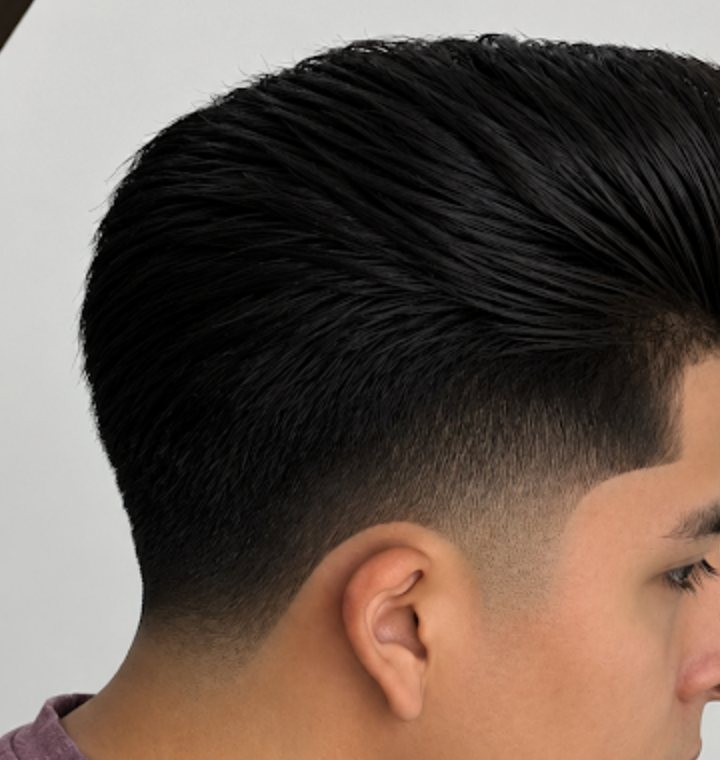
#> input picture esencia-studio/img/corte.jpg, 720 x 760 px
$ python -i generar_demos.py   (imports and definitions only)
#> lines starting #> are read from the running program, lines starting #| are printed output that depends on the picture
#!/usr/bin/env python3
"""Genera demos automáticas para los mejores prospectos.
Uso: python3 generar_demos.py <API_KEY> <leads.json> <N> <repo_dir> <salida_lote.json>
Por negocio: baja fotos y reseñas (Place Details), saca su paleta de colores de las fotos ("kit de marca")
y escribe <repo>/<slug>/index.html + img/. Evita cadenas/sucursales y reparte rubros.
"""
import sys, json, os, re, io, html, colorsys, urllib.request, urllib.parse, collections
from PIL import Image
KEY, LEADS, N, REPO, OUT = sys.argv[1], sys.argv[2], int(sys.argv[3]), sys.argv[4], sys.argv[5]
E = html.escape

R = {  # rubro -> textos y estilo (sin precios inventados)
 "restaurante": ("Restaurante", "Ver la carta", "pedir o reservar", "Reservar mesa", "Sabores que dan ganas de <em>volver</em>",
   [("🍽️","Almuerzos","Platos caseros y del día."),("🥩","A la carta","Lo mejor de la cocina."),("🎉","Grupos","Cumpleaños y reuniones."),("🛵","Para llevar","Pide y pasa a recoger.")], "Lora"),
 "pizzería": ("Pizzería", "Ver pizzas", "pedir", "Pedir ahora", "Pizza recién salida del <em>horno</em>",
   [("🍕","Pizzas","Clásicas y de la casa."),("🧀","Ingredientes","Frescos todos los días."),("🛵","Delivery","Directo a tu puerta."),("👨‍👩‍👧","Para compartir","Ideal para el grupo.")], "Anton"),
 "hamburguesería": ("Hamburguesas", "Ver el menú", "pedir", "Pedir ahora", "Hamburguesas que se <em>notan</em>",
   [("🍔","Burgers","Smash, dobles y de la casa."),("🍟","Acompañantes","Papas y más."),("🥤","Combos","Para cada antojo."),("🛵","Delivery","Pide por WhatsApp.")], "Anton"),
 "cafetería": ("Cafetería", "Ver la carta", "pedir o reservar", "Reservar mesa", "Tu lugar para un buen <em>café</em>",
   [("☕","Café","Espresso, filtrados y fríos."),("🥐","Pastelería","Dulce y salado del día."),("🍳","Desayunos","Para empezar bien."),("💻","Para quedarse","Wifi y buen ambiente.")], "Lora"),
 "pastelería": ("Pastelería", "Ver productos", "encargar", "Encargar ahora", "Dulces hechos con <em>cariño</em>",
   [("🎂","Tortas","Para cumpleaños y eventos."),("🧁","Postres","Del día, en vitrina."),("🎁","Encargos","Personalizados."),("☕","Para acompañar","Café y bebidas.")], "Lora"),
 "heladería": ("Heladería", "Ver sabores", "pedir", "Pedir ahora", "El antojo más <em>fresco</em>",
   [("🍨","Helados","Sabores de la casa."),("🍧","Postres","Copas y especiales."),("🎉","Eventos","Para tus fiestas."),("🛵","Para llevar","Pide por WhatsApp.")], "Lora"),
 "barbería": ("Barbería", "Ver servicios", "reservar un turno", "Reservar turno", "Tu mejor corte, <em>sin esperas</em>",
   [("✂️","Cortes","Clásicos y modernos."),("🧔","Barba","Perfilado y toalla caliente."),("💈","Diseños","Fade, líneas y más."),("📅","Turnos","Reserva por WhatsApp.")], "Anton"),
 "salón de belleza": ("Salón de belleza", "Ver servicios", "reservar", "Reservar cita", "Tu momento para verte <em>increíble</em>",
   [("💇‍♀️","Cabello","Cortes, color y peinados."),("💅","Uñas","Manicure y pedicure."),("✨","Tratamientos","Hidratación y más."),("👰","Eventos","Novias y quinceañeras.")], "Lora"),
 "uñas nail bar": ("Nail bar", "Ver servicios", "reservar", "Reservar cita", "Uñas que <em>enamoran</em>",
   [("💅","Manicure","Semipermanente y gel."),("🦶","Pedicure","Spa de pies."),("🎨","Diseños","Nail art a tu gusto."),("📅","Citas","Reserva por WhatsApp.")], "Lora"),
 "spa": ("Spa", "Ver tratamientos", "reservar", "Reservar cita", "Un respiro para <em>ti</em>",
   [("💆","Masajes","Relajantes y descontracturantes."),("🧖","Faciales","Limpieza e hidratación."),("🌿","Corporales","Tratamientos completos."),("🎁","Regalos","Gift cards para regalar.")], "Lora"),
 "gimnasio": ("Gimnasio", "Ver planes", "inscribirse", "Quiero inscribirme", "Entrena <em>en serio</em>",
   [("🏋️","Musculación","Máquinas y peso libre."),("🏃","Cardio","Cintas y bicis."),("🔥","Funcional","Clases en grupo."),("🧑‍🏫","Instructores","Te guían desde el día uno.")], "Anton"),
 "veterinaria": ("Veterinaria", "Ver servicios", "agendar una consulta", "Agendar consulta", "Cuidamos a tu <em>mejor amigo</em>",
   [("🩺","Consultas","Clínica general."),("💉","Vacunas","Calendario al día."),("🛁","Peluquería","Baño y corte."),("🦴","Pet shop","Alimentos y accesorios.")], "Lora"),
 "salón de eventos": ("Salón de eventos", "Ver espacios", "consultar una fecha", "Consultar fecha", "Celebra en un lugar <em>inolvidable</em>",
   [("💍","Bodas","Ceremonia y fiesta."),("👑","Quinceaños","Una entrada de película."),("🎂","Cumpleaños","Con toda la familia."),("🥂","Corporativos","Cenas y lanzamientos.")], "Lora"),
}
DEF = ("Negocio local", "Ver más", "consultar", "Escribir ahora", "Atención de <em>primera</em> en Santa Cruz",
   [("⭐","Calidad","Lo que dicen las reseñas."),("📍","Ubicación","Fácil de encontrar."),("💬","Atención","Te respondemos rápido."),("📲","WhatsApp","Consulta directo.")], "Lora")

def get(url, headers=None):
    return urllib.request.urlopen(urllib.request.Request(url, headers=headers or {}), timeout=30).read()

def paleta(imgs):
    """Kit de marca: color de acento (el más vivo y frecuente de sus fotos) + fondo oscuro del mismo tono."""
    cnt = collections.Counter()
    for b in imgs:
        im = Image.open(io.BytesIO(b)).convert("RGB").resize((80, 80)).quantize(8).convert("RGB")
        for c, rgb in im.getcolors(6400): cnt[rgb] += c
    best, bs = (200, 150, 80), -1
    for rgb, c in cnt.items():
        h, s, v = colorsys.rgb_to_hsv(*[x / 255 for x in rgb])
        sc = (s ** 1.2) * (0.3 + v) * (c ** 0.5)
        if s > .25 and .25 < v and sc > bs: best, bs = rgb, sc
    h, s, v = colorsys.rgb_to_hsv(*[x / 255 for x in best])
    hx = lambda hh, ll, ss: "#%02x%02x%02x" % tuple(int(x * 255) for x in colorsys.hls_to_rgb(hh, ll, ss))
    return {"acc": hx(h, .62, max(.55, min(s, .85))), "acc2": hx(h, .74, .7), "bg": hx(h, .06, .3),
            "bg2": hx(h, .10, .25), "card": hx(h, .13, .2), "muestra": "#%02x%02x%02x" % best}

# [66 lines left out: function pagina, not called in this run]

# [1 line not run here, left out]
CADENA = re.compile(r"(sucursal|suc\.|\bsuc\b| - |ace hardware|burger king|pollos copacabana|subway|mcdonald|kfc|dumbo|la casa del camba)", re.I)
base_vistos, por_rubro, lote = set(), collections.Counter(), []
DET = "id,internationalPhoneNumber,shortFormattedAddress,regularOpeningHours,photos,reviews,websiteUri"
# [34 lines not run here, left out]

>>> import cv2
>>> picture = cv2.imread('../esencia-studio/img/corte.jpg', cv2.IMREAD_GRAYSCALE)
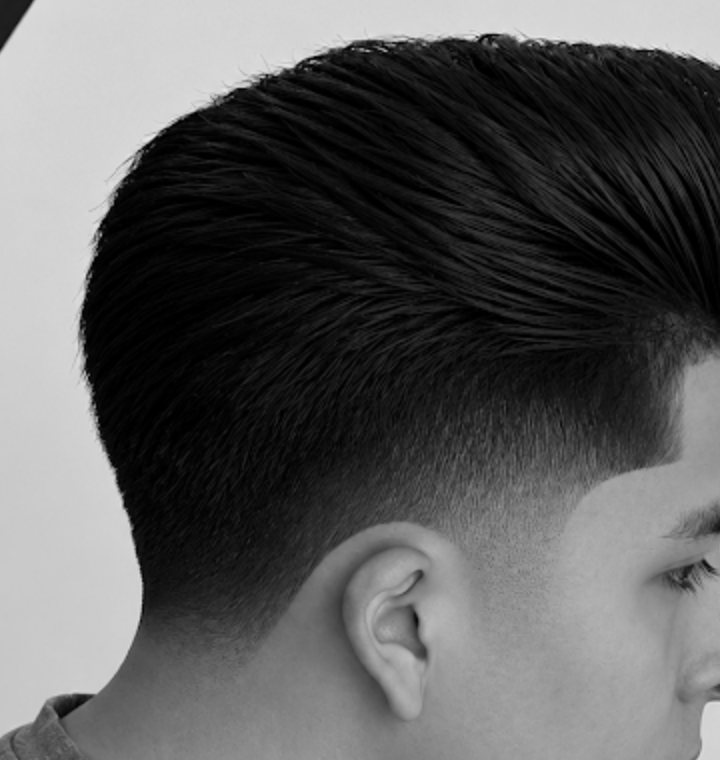
#> picture: shape (760, 720); min 0, max 234, mean 91.8
#> (the run stopped early here; a loop or call above may not have finished)
